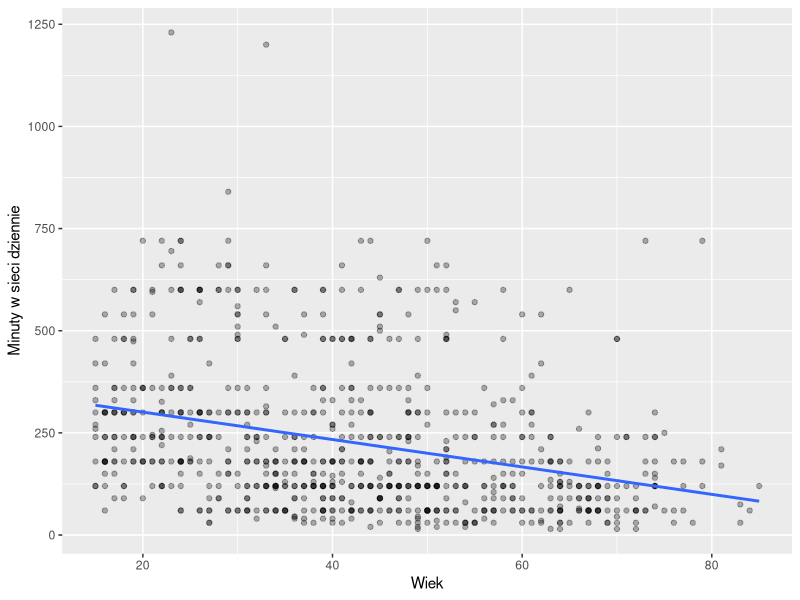

Recreate this plot in R.
## ---- chunk 1
library(haven)
library(ggplot2)
knitr::opts_chunk$set(echo = TRUE)
## ---- chunk 2
ess <- read_sav("ess_polska.sav")
net <- zap_labels(ess[ess$essround == 11, c("agea", "netustm")])
net <- net[!is.na(net$agea) & !is.na(net$netustm), ]
nrow(net)
## ---- chunk 3
set.seed(2026)
nr <- sample(nrow(net), round(0.8 * nrow(net)))
uczace <- net[nr, ]
testowe <- net[-nr, ]
m <- lm(netustm ~ agea, data = uczace)
rmse <- sqrt(mean((testowe$netustm - predict(m, testowe))^2))
rmse
## ---- chunk 4
ggplot(uczace, aes(x = agea, y = netustm)) +
  geom_point(alpha = 0.3) +
  geom_smooth(method = "lm", se = FALSE) +
  labs(x = "Wiek", y = "Minuty w sieci dziennie")
